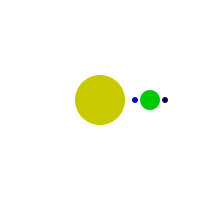
Frame 1 (no input)
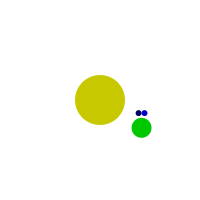
Frame 60 (the mouse pressed at the canvas centre just before this capture)
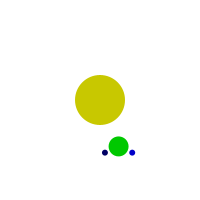
Frame 120 (the mouse held since frame 60 and released just before this capture)

The Processing sketch that drew these frames (run headless with seeded random() and noise(); from frame 60 on, the mouse is pressed at the canvas centre):

// Processing sketch: SolarSystem101
// ── SolarSystem101.pde
float theta = 0;

void setup()
{
  size(200, 200);
}

void draw()
{
  background(255);
  translate(width/2, height/2);
  noStroke();
  fill(200, 200, 0);
  ellipse(0, 0, 50, 50);
  
  pushMatrix();
  rotate(theta);
  translate(50, 0);
  fill(0, 200, 0);
  ellipse(0, 0, 20, 20);
  
  pushMatrix();
  rotate(-theta*4);
  translate(15, 0);
  fill(0, 0, 100);
  ellipse(0, 0, 6, 6);
  popMatrix();
  pushMatrix();
  rotate(theta*2);
  translate(-15, 0);
  fill(0, 0, 200);
  ellipse(0, 0, 6, 6);
  popMatrix();
  popMatrix();
  
  theta += 0.01;
  
  
}
